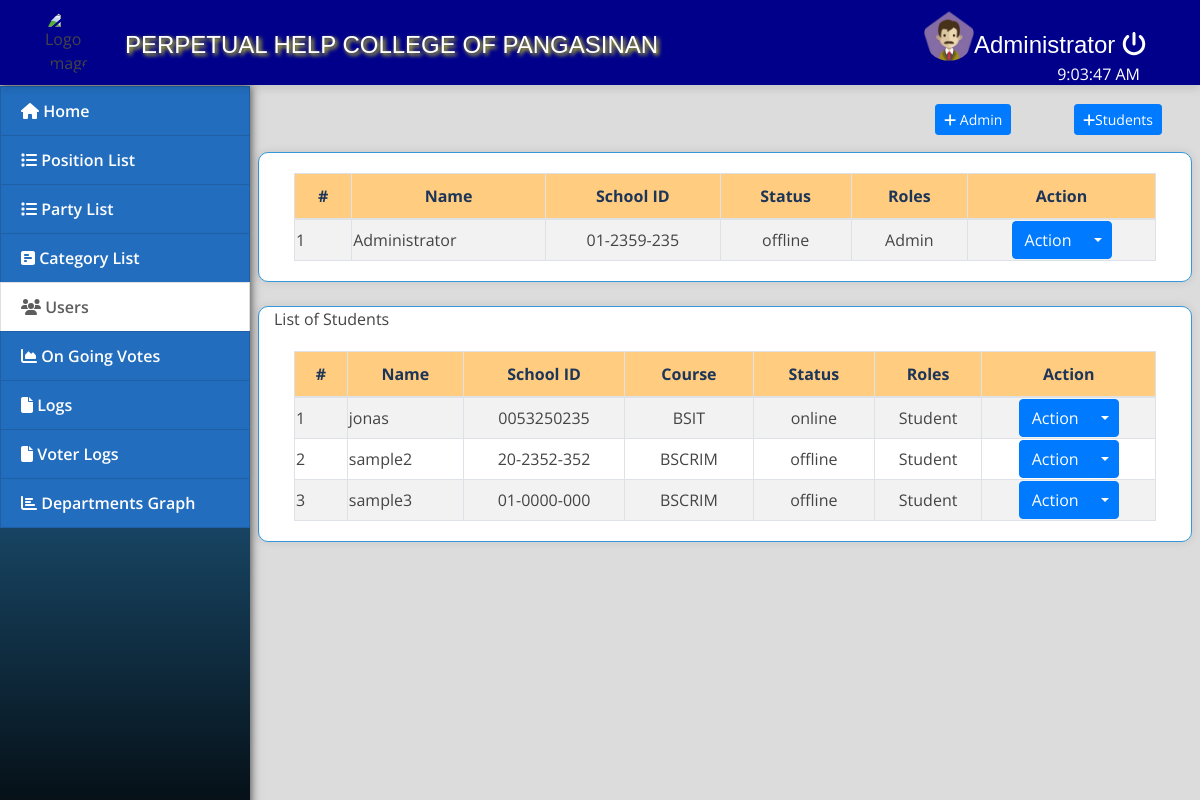
The page /index.php?page=users (signed in) on the database as committed earlier.
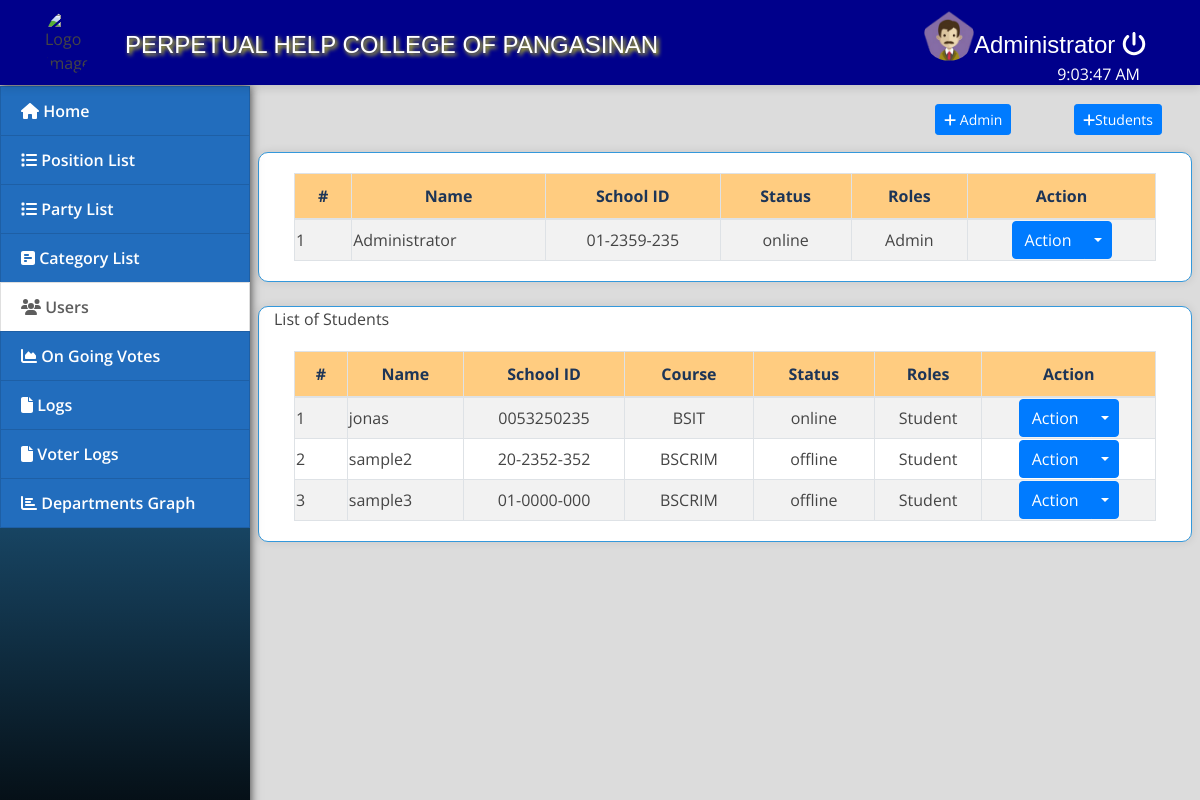
The same page on the database as committed later.
### tables this page shows
CREATE TABLE `users` (
  `id` int(30) NOT NULL,
  `name` varchar(200) NOT NULL,
  `username` varchar(100) NOT NULL,
  `password` varchar(100) NOT NULL,
  `department` varchar(100) NOT NULL,
  `course` varchar(50) NOT NULL,
  `section` varchar(50) NOT NULL,
  `type` tinyint(1) NOT NULL DEFAULT 2 COMMENT '1+admin , 2 = users',
  `has_voted` tinyint(1) DEFAULT 0,
  `picture_path` text NOT NULL,
  `online_status` enum('online','offline') NOT NULL DEFAULT 'offline'
);

### users.php (the view, shortened to what this page needs)
<div class="container-fluid">
	<div class="column">
		<div class="col-lg-12">
			<button class="btn btn-primary float-right btn-sm" id="new_user"><i class="fa fa-plus"></i>Students</button>
		</div>
		<div class="col-lg-10">
			<button class="btn btn-primary float-right btn-sm" id="new_admin"><i class="fa fa-plus"></i> Admin</button>
		</div>
	</div>
	<br>
	<br>
	<div class="row">
		<div class="card col-lg-12">
			<div class="card-body">
				<table class="table-striped table-bordered col-md-12">
					<thead>
						<tr>
							<th class="text-center">#</th>
							<th class="text-center">Name</th>
							<th class="text-center">School ID</th>
							<th class="text-center">Status</th>
							<th class="text-center">Roles</th>
							<th class="text-center">Action</th>
						</tr>
					</thead>
					<tbody>
						<?php
						include 'db_connect.php';
						$users = $conn->query("SELECT * FROM users where type =1 ");
						$i = 1;
						while ($row = $users->fetch_assoc()) :
						?>
							<tr>
								<td>
									<?php echo $i++ ?>
								</td>
								<td>
									<?php echo $row['name'] ?>
								</td>
								<td>
									<center><?php echo $row['username'] ?></center>
								</td>
								<td data-user-id="<?php echo $row['id']; ?>">
									<center id="online_status_<?php echo $row['id']; ?>">
										<?php echo $row['online_status']; ?>
									</center>
								</td>
								<td>
									<center> <?php echo ($row['type'] == 1) ? 'Admin' : 'Student'; ?></center>
								</td>
								<td>
									<center>
										<div class="btn-group">
											<button type="button" class="btn btn-primary">Action</button>
											<button type="button" class="btn btn-primary dropdown-toggle dropdown-toggle-split" data-toggle="dropdown" aria-haspopup="true" aria-expanded="false">
											</button>
										</div>
									</center>
								</td>
							</tr>
						<?php endwhile; ?>
					</tbody>
				</table>
			</div>
		</div>
	</div>
	<br>
	<div class="row">
		<div class="card col-lg-12">
			<div>
				List of Students
			</div>
			<div class="card-body">
				<table class="table-striped table-bordered col-md-12">
					<thead>
						<tr>
							<th class="text-center">#</th>
							<th class="text-center">Name</th>
							<th class="text-center">School ID</th>
							<th class="text-center">Course</th>
							<th class="text-center">Status</th>
							<th class="text-center">Roles</th>
							<th class="text-center">Action</th>
						</tr>
					</thead>
					<tbody>
						<?php
						include 'db_connect.php';
						$users = $conn->query("SELECT * FROM users where type =2");
						$i = 1;
						while ($row = $users->fetch_assoc()) :
						?>
							<tr>
								<td>
									<?php echo $i++ ?>
								</td>
								<td>
									<?php echo $row['name'] ?>
								</td>
								<td>
									<center><?php echo $row['username'] ?></center>
								</td>
								<td>
									<center> <?php echo $row['department'] ?></center>
								</td>
								<td data-user-id="<?php echo $row['id']; ?>">
									<center id="online_status_<?php echo $row['id']; ?>">
										<?php echo $row['online_status']; ?>
									</center>
								</td>
								<td>
									<center> <?php echo ($row['type'] == 1) ? 'Admin' : 'Student'; ?></center>
								</td>
								<td>
									<center>
										<div class="btn-group">
											<button type="button" class="btn btn-primary">Action</button>
											<button type="button" class="btn btn-primary dropdown-toggle dropdown-toggle-split" data-toggle="dropdown" aria-haspopup="true" aria-expanded="false">
											</button>
										</div>
									</center>
								</td>
							</tr>
						<?php endwhile; ?>
					</tbody>
				</table>
			</div>
		</div>
	</div>

Rows that differ between the two databases and show on the page:
changed users "Administrator": online_status "offline" → "online"
